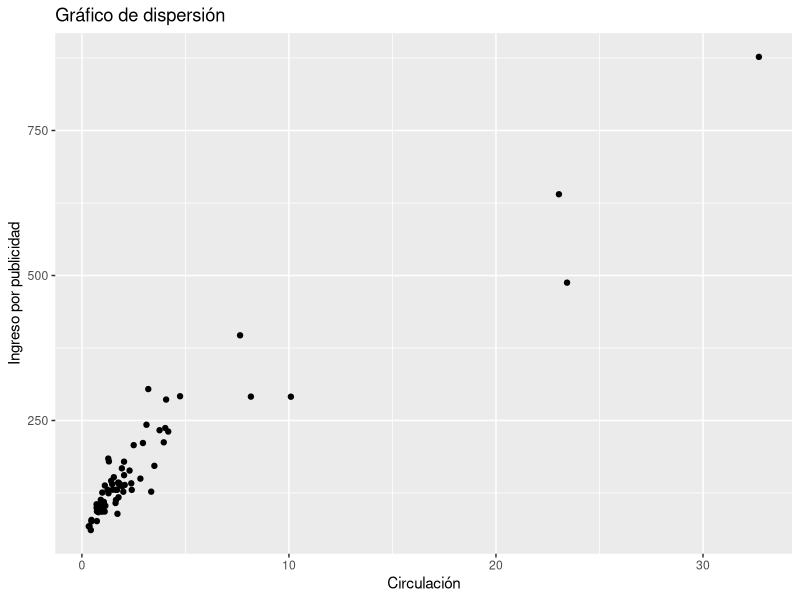
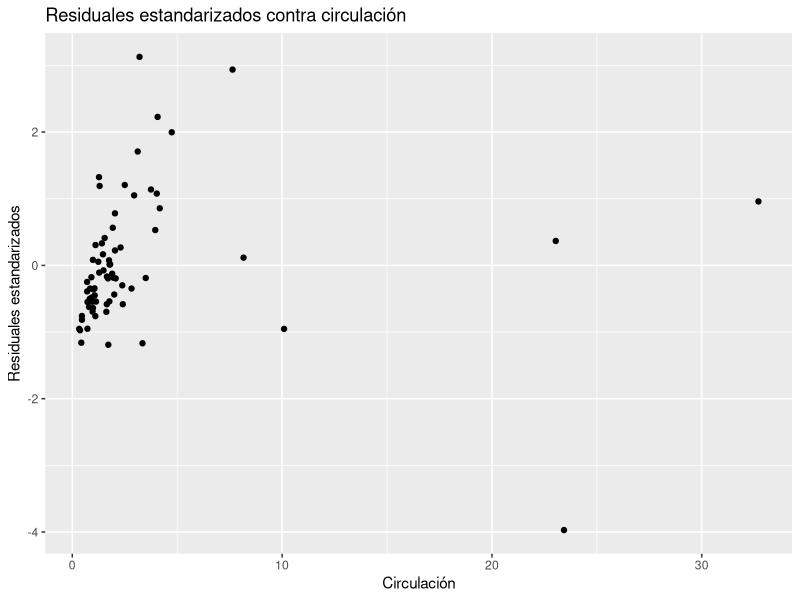
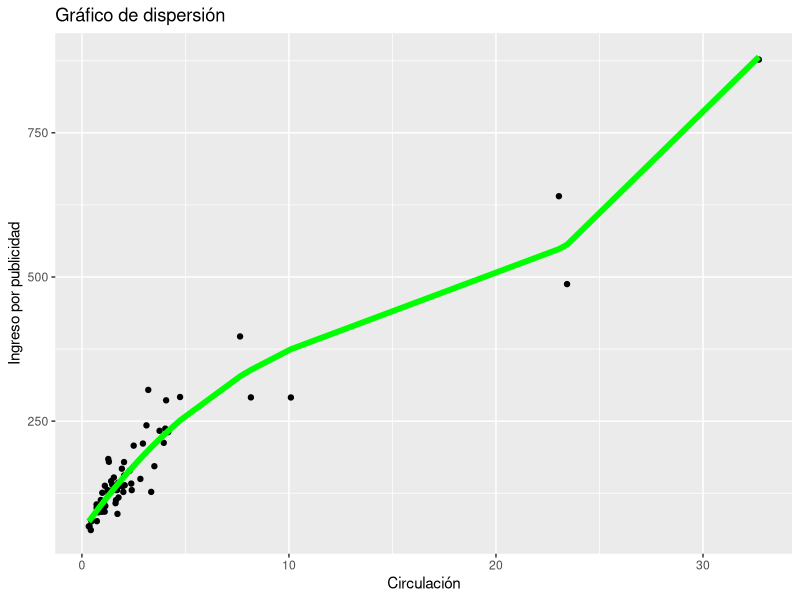
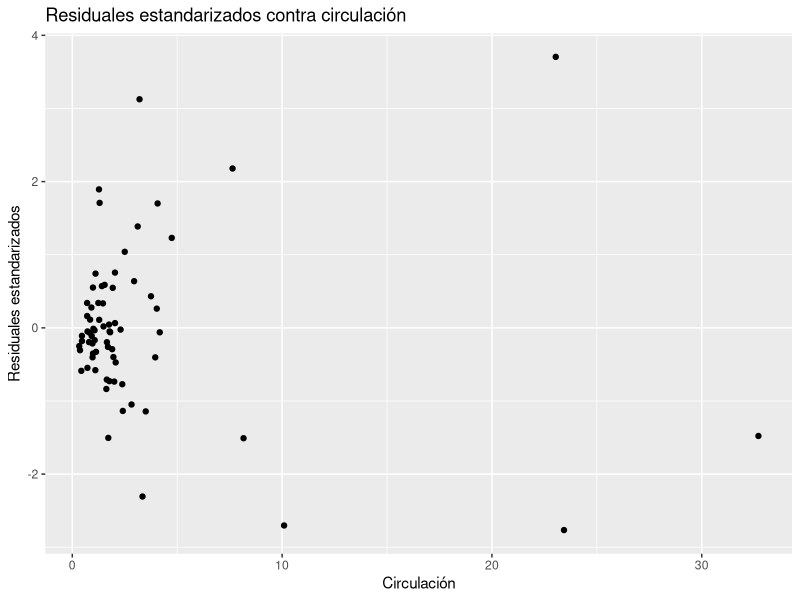
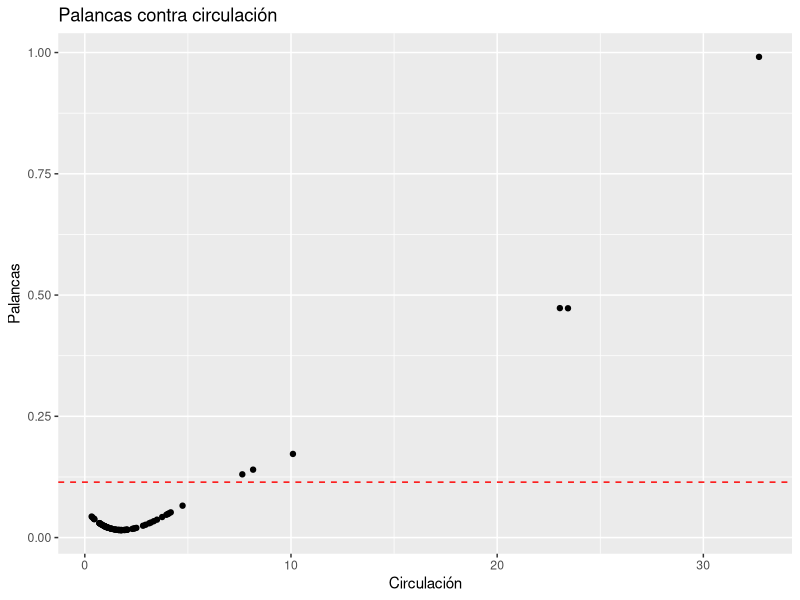
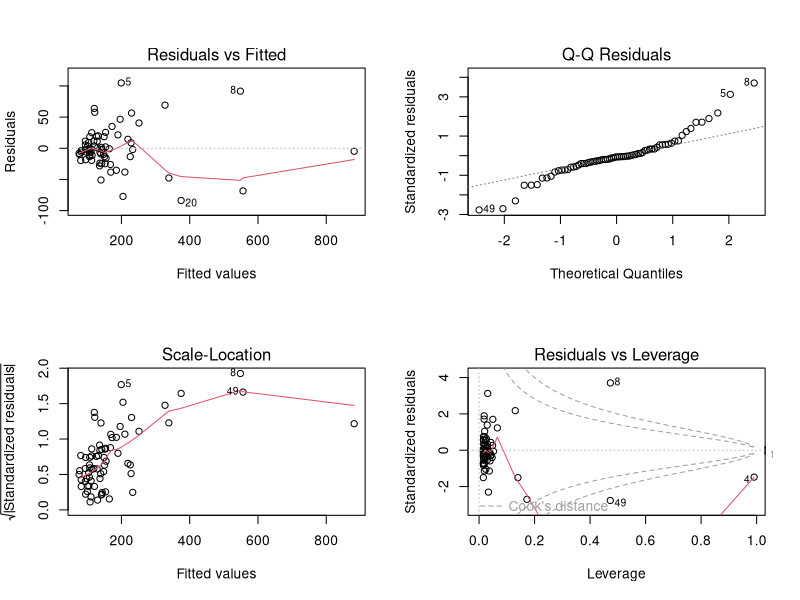

Reproduce these figures in R, in order.
# Predicción de ingresos por publicidad usando la circulación de revistas

# En este reto construirás un modelo polinomial de grado 3 para
# predecir el ingreso por publicidad bruto de revistas 
# (en miles de dólares), utilizando el alcance de lectores o la 
# circulación de la revista (en millones de personas).

# Cargamos el paquete `ggplot2` para realizar algunas
# gráficas

library(ggplot2)

# Debemos de establecer nuestro directorio
# de trabajo. Este depende del usuario.

setwd("C:\\Users\\User\\Documents\\FDS\\2022-01-BEDU\\Books\\S1-E1")

# El archivo de datos que utilizaremos `AdRevenue.csv`
# deberá encontrarse en nuestro directorio de trabajo.

# Importamos los datos a `R` con la función `read.csv`
# y lo asignamos a la variable `AdR`

AdR <- read.csv("AdRevenue.csv", header = TRUE)

# Hacemos el gráfico de dispersión de `AdRevenue` contra
# Circulación. Esto para tener una idea de la relación que 
# existe entre las variables.

ggplot(AdR, 
       aes(x = Circulation, y = AdRevenue)) + 
        geom_point() +
        labs(x = "Circulación",
             y = "Ingreso por publicidad",
             title = "Gráfico de dispersión")

# Únicamente para verificar después la utilidad de un
# modelo polinomial, ajustamos un modelo de regresión 
# lineal simple a los datos, esto con la función `lm`.

attach(AdR) # Para extraer las columnas del data frame
m1 <- lm(AdRevenue ~ Circulation)

# Obtenemos los residuales estandarizados.

StanRes1 <- rstandard(m1)

# Ahora graficamos los residuales estandarizados contra
# los valores de x (Circulación)

ggplot(AdR, 
       aes(x = Circulation, y = StanRes1)) + 
        geom_point() +
        labs(x = "Circulación",
             y = "Residuales estandarizados",
             title = "Residuales estandarizados contra circulación") 

# El patrón de curva que aparece en la gráfica de residuales
# anterior sugiere que ajustemos un modelo de regresión polinomial

m3 <- lm(AdRevenue ~ poly(Circulation, 3))
CirculationNew <- Circulation 

# Realizamos el gráfico de dispersión de los datos junto con 
# la curva polinomial ajustada

ggplot(AdR, 
       aes(x = Circulation, y = AdRevenue)) + 
        geom_point() +
        labs(x = "Circulación",
             y = "Ingreso por publicidad",
             title = "Gráfico de dispersión") + 
        geom_line(aes(y = predict(m3, newdata = data.frame(Circulation = CirculationNew))), 
                  color = "green", 
                  na.rm = TRUE, 
                  size = 2)

# Obtenemos los residuales estandarizados del último modelo ajustado

StanRes3 <- rstandard(m3)

# Realizamos el gráfico de dispersión de residuales estandarizados 
# contra los valores de x (Circulación)

ggplot(AdR, 
       aes(x = Circulation, y = StanRes3)) + 
        geom_point() +
        labs(x = "Circulación",
             y = "Residuales estandarizados",
             title = "Residuales estandarizados contra circulación") 

# El patrón aleatorio en la gráfica de residuales anterior
# sugiere que el modelo polinomial ajustado es un modelo válido
# para los datos de ingreso por publicidad.

# Ahora obtenemos las palancas del último modelo

leverage3 <- hatvalues(m3)

# Realizamos la gráfica de las palancas contra 
# los valores de x (Circulación)

ggplot(AdR, 
       aes(x = Circulation, y = leverage3)) + 
        geom_point() +
        labs(x = "Circulación",
             y = "Palancas",
             title = "Palancas contra circulación") +
        geom_hline(yintercept = 8/dim(AdR)[1], linetype="dashed", color = "red")

# Ahora realizamos algunas gráficas de diagnóstico

par(mfrow = c(2,2))
plot(m3)
dev.off()

# Obtenemos un resumen del modelo polinomial ajustado

summary(m3)

# Finalmente obtenemos la predicción para el ingreso por publicidad
# cuando la circulación es 0.5 y 20, así como el intervalo
# de predicción del 95%

predict(m3, 
        newdata = data.frame(Circulation = c(0.5, 20)), 
        interval = "prediction", 
        level = 0.95)

detach(AdR)

# Inspirado en la siguiente bibliografía:

# S.J. Sheather, A Modern Approach to Regression with R, DOI: 10.1007/978-0-387-09608-7_2, © Springer Science + Business Media LLC 2009